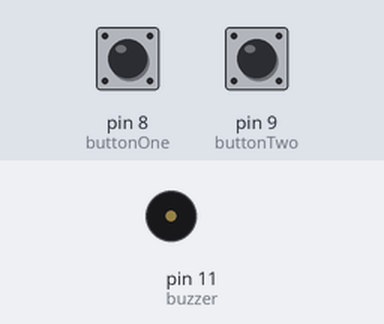
Recording of a sketch running on a simulated Arduino Uno, built with avr-gcc and run on an emulated ATmega328P. On the bench: buzzer (waves = sounding, pin HIGH). The inputs (shaded band) are chosen by the test bench; at power-on: pin 9 (buttonTwo) LOW, pin 8 (buttonOne) HIGH.

Above: at 1.2 s.
1.3 s: pin 9 (buttonTwo) pulled HIGH for 0.15 s
At 1.37 s:
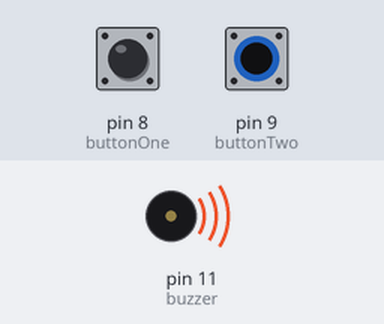
2.9 s: pin 9 (buttonTwo) pulled HIGH for 3.2 s
At 7.0 s:
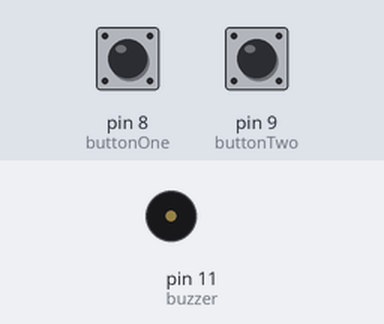
Timing chart, 0 to 8.5 s (numbered marks = the images above; inputs shaded):
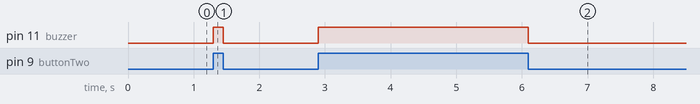

The sketch:

dual_check_alarm.ino
```cpp
// Wiring code generated from an ArduinoML model
// Application name: dualCheckAlarm

long debounce = 200;

enum STATE {on, off};
STATE currentState = off;

boolean buttonOneBounceGuard = false;
long buttonOneLastDebounceTime = 0;

boolean buttonTwoBounceGuard = false;
long buttonTwoLastDebounceTime = 0;

long timerSinceNewState = millis();

void setup(){
  pinMode(8, INPUT);  // buttonOne [Sensor]
  pinMode(9, INPUT);  // buttonTwo [Sensor]
  pinMode(11, OUTPUT); // buzzer [Actuator]
}

void loop() {
	switch(currentState){
		case on:
			digitalWrite(11,HIGH);
			buttonOneBounceGuard = millis() - buttonOneLastDebounceTime > debounce;
			buttonTwoBounceGuard = millis() - buttonTwoLastDebounceTime > debounce;
			buttonTwoBounceGuard = millis() - buttonTwoLastDebounceTime > debounce;
			if (digitalRead(8) == LOW || digitalRead(9) == LOW || digitalRead(9) == LOW && buttonOneBounceGuard && buttonTwoBounceGuard && buttonTwoBounceGuard) {
				buttonOneLastDebounceTime = millis();
				buttonTwoLastDebounceTime = millis();
				buttonTwoLastDebounceTime = millis();
				timerSinceNewState = millis();
				currentState = off;
			}
		break;
		case off:
			digitalWrite(11,LOW);
			buttonOneBounceGuard = millis() - buttonOneLastDebounceTime > debounce;
			buttonTwoBounceGuard = millis() - buttonTwoLastDebounceTime > debounce;
			buttonTwoBounceGuard = millis() - buttonTwoLastDebounceTime > debounce;
			if (digitalRead(8) == HIGH && digitalRead(9) == HIGH && digitalRead(9) == HIGH && buttonOneBounceGuard && buttonTwoBounceGuard && buttonTwoBounceGuard) {
				buttonOneLastDebounceTime = millis();
				buttonTwoLastDebounceTime = millis();
				buttonTwoLastDebounceTime = millis();
				timerSinceNewState = millis();
				currentState = on;
			}
		break;
	}
}
```

Measured:
- after the input at 1.3 s, pin 11 (buzzer): LOW → HIGH at once, → LOW 0.15 s later
- after the input at 2.9 s, pin 11 (buzzer): LOW → HIGH at once, → LOW 3.2 s later
